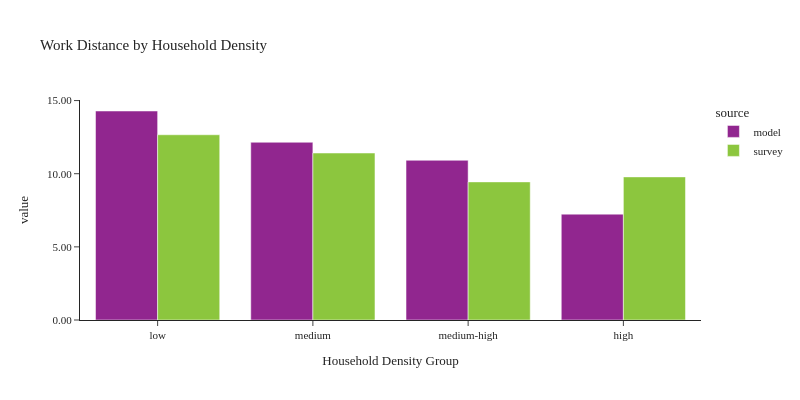

Notebook cell for this chart:
### Code cell
plot_work_location(df_workers, 'hh_density_group', 'Household Density', 'Household Density Group')

### Figure 1 — Plotly figure (JSON) as saved in the notebook; plotly's stock layout.template omitted (floating-point values rounded to 4 significant figures)
{"data": [{"alignmentgroup": "True", "customdata": [[574965], [587896], [542879], [517319]], "hovertemplate": "source=model<br>hh_density_group=%{x}<br>value=%{y}<br>sample count=%{customdata[0]}<extra></extra>", "legendgroup": "model", "marker": {"color": "#91268F", "pattern": {"shape": ""}}, "name": "model", "offsetgroup": "model", "orientation": "v", "showlegend": true, "textposition": "auto", "type": "bar", "x": ["low", "medium", "medium-high", "high"], "xaxis": "x", "y": [14.29, 12.15, 10.92, 7.237], "yaxis": "y"}, {"alignmentgroup": "True", "customdata": [[1061], [782], [564], [416]], "hovertemplate": "source=survey<br>hh_density_group=%{x}<br>value=%{y}<br>sample count=%{customdata[0]}<extra></extra>", "legendgroup": "survey", "marker": {"color": "#8CC63E", "pattern": {"shape": ""}}, "name": "survey", "offsetgroup": "survey", "orientation": "v", "showlegend": true, "textposition": "auto", "type": "bar", "x": ["low", "medium", "medium-high", "high"], "xaxis": "x", "y": [12.66, 11.41, 9.442, 9.783], "yaxis": "y"}], "layout": {"barmode": "group", "font": {"size": 11}, "height": 400, "legend": {"title": {"text": "source"}, "tracegroupgap": 0}, "title": {"text": "Work Distance by Household Density"}, "width": 800, "xaxis": {"anchor": "y", "domain": [0.0, 1.0], "title": {"text": "Household Density Group"}}, "yaxis": {"anchor": "x", "domain": [0.0, 1.0], "tickformat": ".2f", "title": {"text": "value"}}}}
